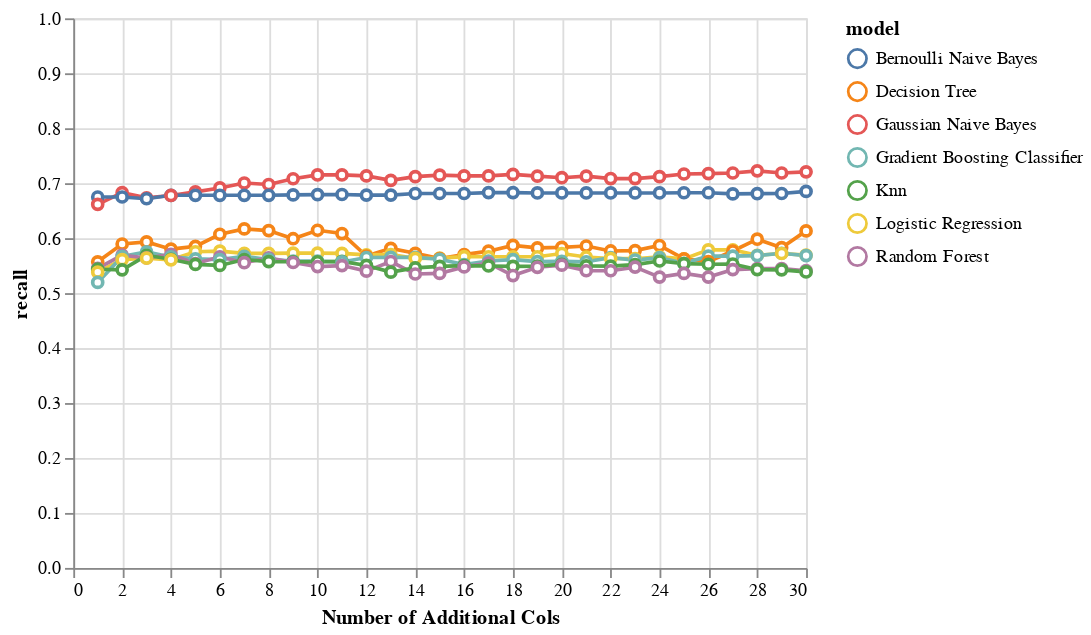

Source (notebook cell):
### Code cell
perf_subset = perf_by_additional_n_cols_matrix[
    (perf_by_additional_n_cols_matrix['grouping'] == "Macro Avg") &
    (perf_by_additional_n_cols_matrix['additional_col_method'] == "corr_to_mdd_subset_data_v2")
]


alt.Chart(perf_subset).mark_line(
       point={
         "filled": False,
         "fill": "white"
       }
).encode(
    x = alt.X('addl_cols', title="Number of Additional Cols"),
    y = alt.Y('recall', scale=alt.Scale(domain=[0, 1])),
    color = 'model'
)

### Figure 1 — Vega-Lite specification as saved in the notebook (floating-point values rounded to 4 significant figures; data arrays with more than 128 entries replaced by an {"elided": "..."} marker saying what was removed)
{"config": {"view": {"continuousWidth": 400, "continuousHeight": 300}}, "data": {"name": "data-7fa2e9adbfc842875bd416e7bddc4597"}, "mark": {"type": "line", "point": {"filled": false, "fill": "white"}}, "encoding": {"color": {"field": "model", "type": "nominal"}, "x": {"field": "addl_cols", "title": "Number of Additional Cols", "type": "quantitative"}, "y": {"field": "recall", "scale": {"domain": [0, 1]}, "type": "quantitative"}}, "$schema": "https://vega.github.io/schema/vega-lite/v4.17.0.json", "datasets": {"data-7fa2e9adbfc842875bd416e7bddc4597": {"elided": "210 records"}}}
